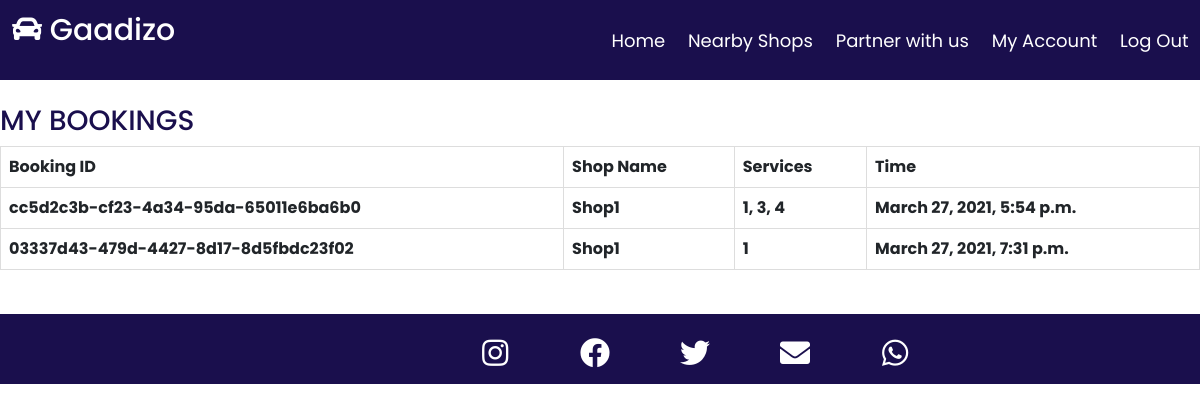
Page /myaccount/ (signed in) on the earlier database version.
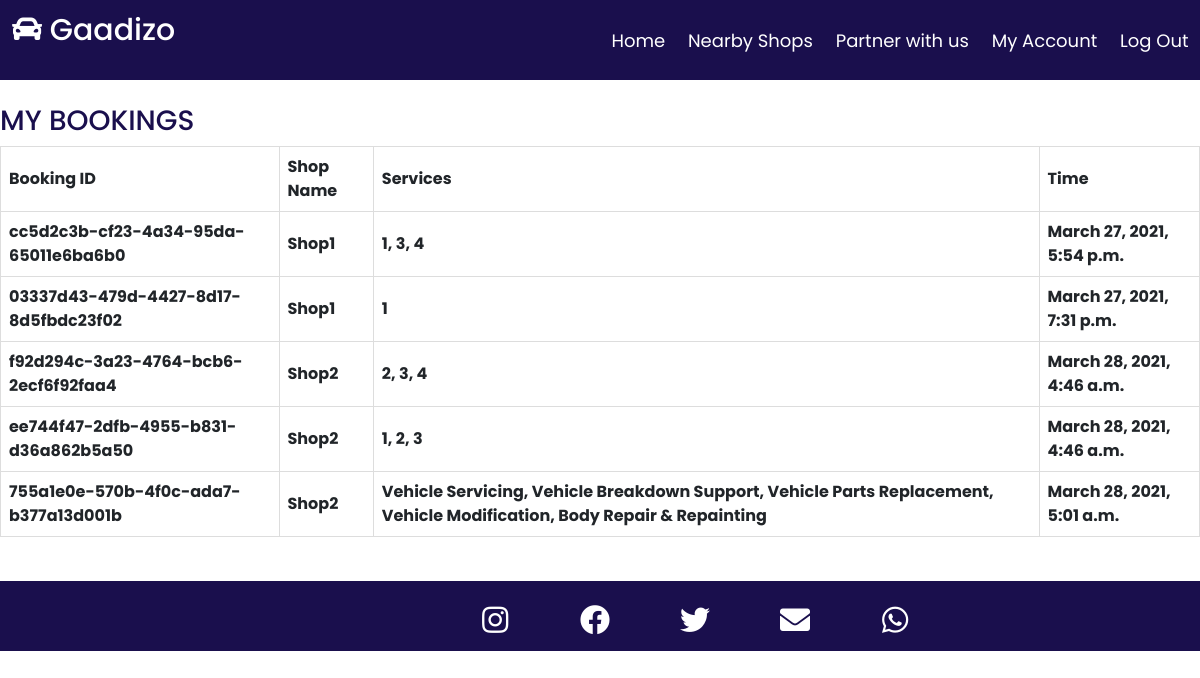
Same page on the later database version.
### carserviceapp/models.py (models this page shows)
class Booking(models.Model):
    booking_id = models.UUIDField(primary_key=True,default=uuid.uuid4, editable=False)
    customer = models.ForeignKey(User, default='', on_delete=models.CASCADE)
    hired_shop = models.ForeignKey(Shop, on_delete=models.CASCADE)
    services_required = MultiSelectField(choices=Services)
    time = models.DateTimeField(default=timezone.now)

class Shop(models.Model):
    shop_id = models.UUIDField(primary_key=True, default=uuid.uuid4, editable=False)
    shop_name = models.CharField(max_length=50)
    owner_name = models.CharField(max_length=50)
    shop_email = models.EmailField(max_length=60,unique=True)
    shop_contact = models.IntegerField(unique=True)
    owner_contact = models.IntegerField(unique=True)
    shop_locality = models.CharField(max_length=50)
    shop_district = models.CharField(max_length=50)
    shop_city = models.CharField(max_length=50)
    shop_pincode = models.IntegerField()
    vehicle_servicing_charge = models.IntegerField()
    vehicle_breakdown_Support_charge = models.IntegerField()
    vehicle_parts_Replacement_charge = models.IntegerField()
    vehicle_modification_charge = models.IntegerField()
    body_repair_and_repainting_charge = models.IntegerField()
    shop_image = models.ImageField()
    def __str__(self):
        return self.shop_name

### carserviceapp/views.py (the view)
# urls.py: path('myaccount/',views.myaccount_view,name='myaccount'),
def myaccount_view(request):
    current_user = request.user
    mybookings = Booking.objects.filter(customer=current_user)
    return render(request,'registration/myaccount.html',{'mybookings':mybookings})

### templates/registration/myaccount.html (shortened to what this page needs)
{% extends '../base.html' %}
{% load crispy_forms_tags %}
{% block content %}
<body>
    <br>
    <h3 style="color: hsl(251, 67%, 18%);" data-aos="fade-up">MY BOOKINGS</h3>
    <table>
        <tr>
            <th>Booking ID</th>
            <th>Shop Name</th>
            <th>Services</th>
            <th>Time</th>
        </tr>
        {% for b in mybookings%}
        <tr>
            <th>{{b.booking_id}}</th>
            <th>{{b.hired_shop}}</th>
            <th>{{b.services_required}}</th>
            <th>{{b.time}}</th>
        </tr>
        {% endfor %}
    </table>
    <br>
</body>
{% endblock %}

Differences in the rows shown:
added Booking: booking_id "f92d294c-3a23-4764-bcb6-2ecf6f92faa4", hired_shop "Shop2", services_required "2, 3, 4", time "March 28, 2021, 4:46 a.m."
added Booking: booking_id "ee744f47-2dfb-4955-b831-d36a862b5a50", hired_shop "Shop2", services_required "1, 2, 3", time "March 28, 2021, 4:46 a.m."
added Booking: booking_id "755a1e0e-570b-4f0c-ada7-b377a13d001b", hired_shop "Shop2", services_required "Vehicle Servicing, Vehicle Breakdown Support, Vehicle Parts Replacement, Vehicle Modification, Body Repair & Repainting", time "March 28, 2021, 5:01 a.m."
